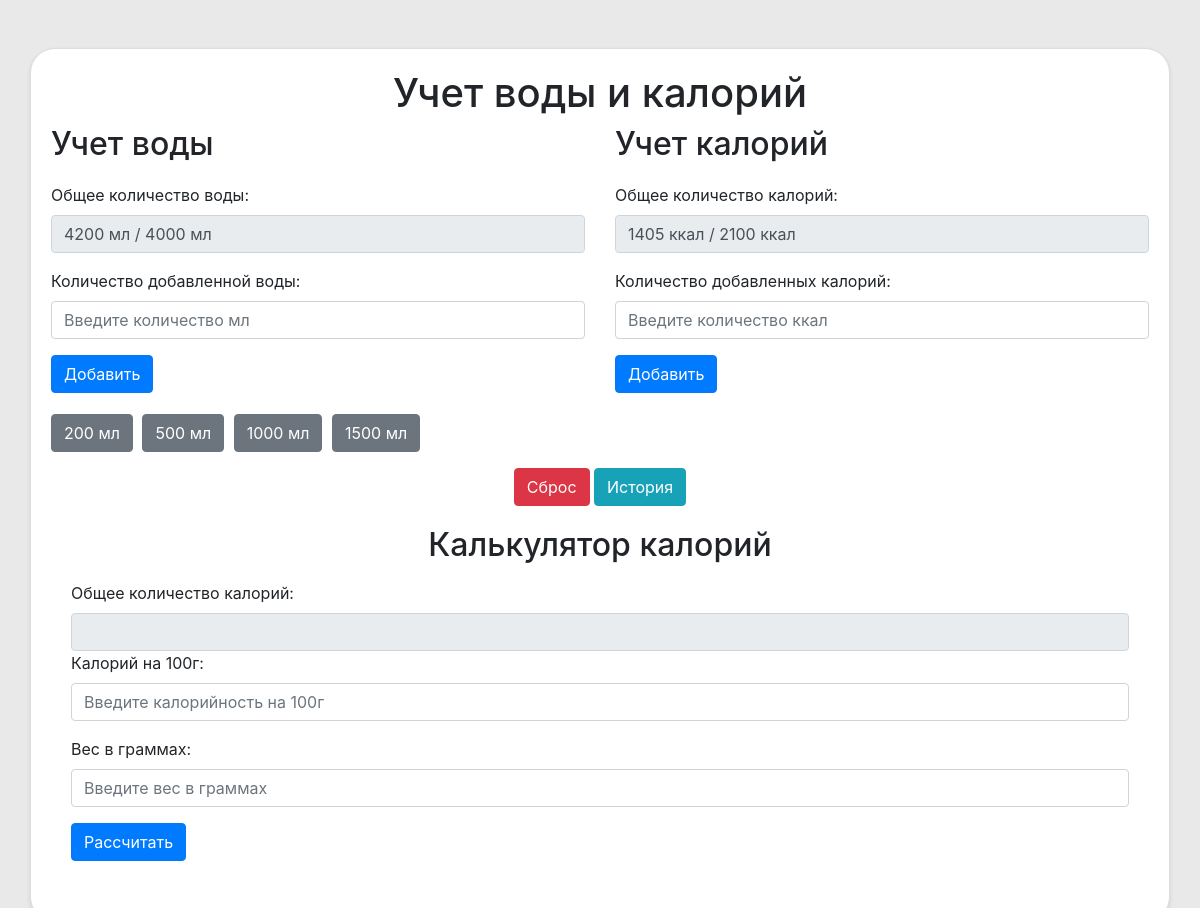
Before: / with the older database file.
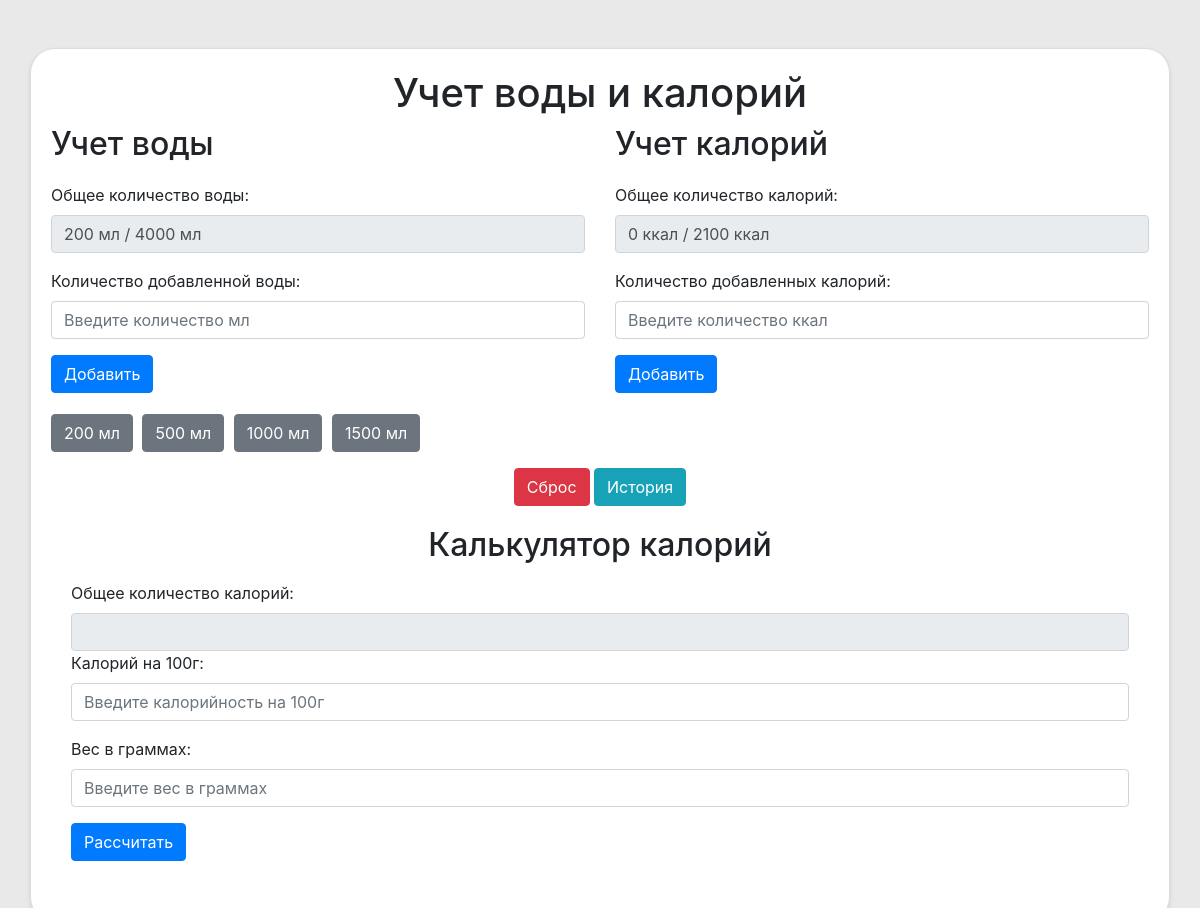
After: the same page with the newer database file.
### main.py (models this page shows)
class Tracker(db.Model):
    id = db.Column(db.Integer, primary_key=True)  # Уникальный идентификатор
    total_water = db.Column(db.Integer, default=0)  # Общее количество выпитой воды
    total_calories = db.Column(db.Integer, default=0)  # Общее количество потребленных калорий
    date = db.Column(db.Date, default=datetime.now(timezone.utc).date)  # Дата записи

### main.py (the view, shortened to what this page needs)
@app.route('/', methods=['GET', 'POST'])
def index():
    reset_tracker()  # Сброс трекера при каждом запросе на главную страницу
    tracker = Tracker.query.first()  # Получение текущей записи трекера
    calculated_calories = ""  # Переменная для хранения рассчитанных калорий
    return render_template('index.html', total_water=tracker.total_water, total_calories=tracker.total_calories, calculated_calories=calculated_calories)

### main.py (called while the page is built)
def reset_tracker():
    today = datetime.now(timezone.utc).date()  # Текущая дата
    tracker = Tracker.query.first()  # Получение первой записи из таблицы Tracker
    if tracker.date != today:  # Проверка, изменилась ли дата
        history_entry = History(date=tracker.date, total_water=tracker.total_water, total_calories=tracker.total_calories)
        db.session.add(history_entry)  # Добавление записи в историю
        tracker.total_water = 0  # Сброс количества воды
        tracker.total_calories = 0  # Сброс количества калорий
        tracker.date = today  # Обновление даты в трекере
        db.session.commit()  # Подтверждение изменений

### templates/index.html (shortened to what this page needs)
<!DOCTYPE html>
<html lang="en">
<head>
    <link href="https://stackpath.bootstrapcdn.com/bootstrap/4.3.1/css/bootstrap.min.css" rel="stylesheet">
    <link rel="stylesheet" type="text/css" href="{{ url_for('static', filename='css/styles.css') }}">
</head>
<body>
    <div class="container mt-5">
        <div class="row">
            <div class="col-12 text-center">
                <h1>Учет воды и калорий</h1>
            </div>
        </div>
        <div class="row">
            <div class="col-md-6 section">
                <h2>Учет воды</h2>
                <div class="form-group">
                    <label for="totalWater">Общее количество воды:</label>
                    <input type="text" id="totalWater" class="form-control" value="{{ total_water }} мл / 4000 мл" readonly>
                </div>
                <form method="post">
                    <div class="form-group">
                        <label for="waterInput">Количество добавленной воды:</label>
                        <input type="number" id="waterInput" name="water_amount" class="form-control" placeholder="Введите количество мл">
                    </div>
                    <button type="submit" name="add_water" class="btn btn-primary">Добавить</button>
                </form>
                <div class="mt-3">
                    <form method="post">
                        <button type="submit" name="preset_water" value="200" class="btn btn-secondary">200 мл</button>
                        <button type="submit" name="preset_water" value="500" class="btn btn-secondary">500 мл</button>
                        <button type="submit" name="preset_water" value="1000" class="btn btn-secondary">1000 мл</button>
                        <button type="submit" name="preset_water" value="1500" class="btn btn-secondary">1500 мл</button>
                    </form>
                </div>
            </div>
            <div class="col-md-6 section">
                <h2>Учет калорий</h2>
                <div class="form-group">
                    <label for="totalCalories">Общее количество калорий:</label>
                    <input type="text" id="totalCalories" class="form-control" value="{{ total_calories }} ккал / 2100 ккал" readonly>
                </div>
                <form method="post">
                    <div class="form-group">
                        <label for="caloriesInput">Количество добавленных калорий:</label>
                        <input type="number" id="caloriesInput" name="calories_amount" class="form-control" placeholder="Введите количество ккал">
                    </div>
                    <button type="submit" name="add_calories" class="btn btn-primary">Добавить</button>
                </form>
            </div>
        </div>
        <div class="row mt-3">
            <div class="col-12 text-center">
                <form method="post" class="d-inline">
                    <button type="submit" name="reset" class="btn btn-danger">Сброс</button>
                </form>
                <a href="{{ url_for('history') }}" class="btn btn-info">История</a>
            </div>
        </div>
        <div class="row calc">
            <div class="col-12">
                <h2 class="text-center">Калькулятор калорий</h2>
                <div class="mt-3">
                    <label for="caloriesOutput">Общее количество калорий:</label>
                    <input type="text" id="caloriesOutput" class="form-control" readonly>
                </div>
                <div class="form-group">
                    <label for="caloriesPer100g">Калорий на 100г:</label>
                    <input type="number" id="caloriesPer100g" class="form-control" placeholder="Введите калорийность на 100г">
                </div>
                <div class="form-group">
                    <label for="weight">Вес в граммах:</label>
                    <input type="number" id="weight" class="form-control" placeholder="Введите вес в граммах">
                </div>
                <button id="calculateCalories" class="btn btn-primary">Рассчитать</button>
            </div>
        </div>
    </div>
</body>
</html>

Changed rows visible on the page:
no longer on this page (row edited): Tracker: total_water "4200 мл / 4000 мл", total_calories "1405 ккал / 2100 ккал"
Other visible differences:
form field total_water: (not shown) → "200 мл / 4000 мл"
form field total_calories: (not shown) → "0 ккал / 2100 ккал"
